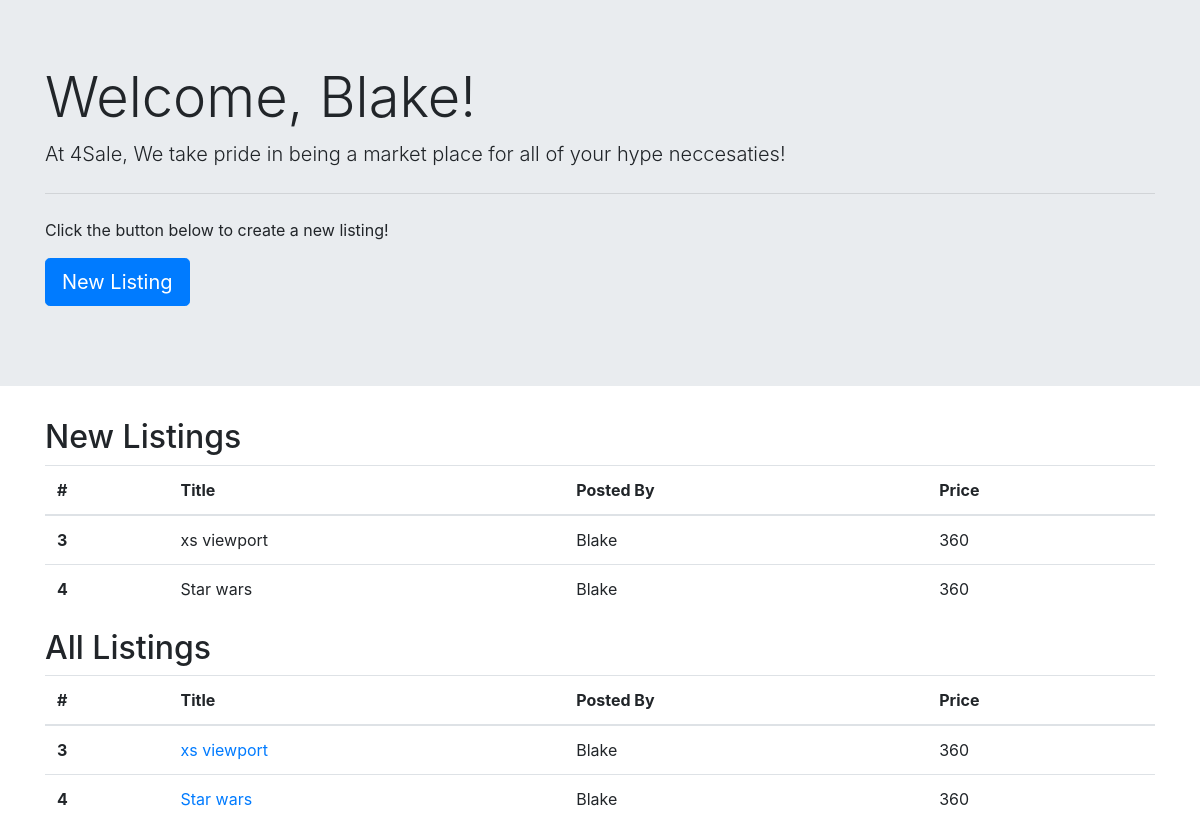
The app's page /dashboard (signed in) with its own data.
### main/models.py (models this page shows, shortened)
class User(models.Model):
    first = models.CharField(max_length=45)
    last = models.CharField(max_length=45)
    email = models.TextField()
    password = models.TextField()
    created_at = models.DateTimeField(auto_now_add=True)
    updated_at = models.DateTimeField(auto_now=True)
    objects = UserManager()

class Listing(models.Model):
    title = models.CharField(max_length=100)
    desc = models.TextField()
    img = models.FileField()
    posted_by = models.ForeignKey(User, related_name='posted', on_delete=models.CASCADE)
    price = models.IntegerField()
    condition = models.CharField(max_length=10)
    location = models.CharField(max_length=15)
    watching = models.ManyToManyField(User, related_name='watching')
    created_at = models.DateTimeField(auto_now_add=True)
    updated_at = models.DateTimeField(auto_now=True)

### main/views.py (the view)
# urls.py: path('dashboard', views.success),
def success(request):
    if 'user_id' not in request.session:
        return redirect('/')
    logged_in_user = User.objects.get(id=request.session['user_id'])
    context = {
        'logged_in_user': logged_in_user,
        'all_listings': Listing.objects.all()
    }
    return render(request, 'dashboard.html', context)

### main/templates/dashboard.html (shortened to what this page needs)
<!doctype html>
<html lang="en">
<head>
    <link rel="stylesheet" href="https://maxcdn.bootstrapcdn.com/bootstrap/4.0.0/css/bootstrap.min.css"
>
</head>
<body>
    <div class="jumbotron jumbotron-fluid">
        <div class="container">
        <h1 class="display-4">
            Welcome, {{logged_in_user.first}}!
        </h1>
        <p class="lead">At 4Sale, We take pride in being a market place for all of your hype neccesaties!</p>
        <hr class="my-4">
        <p>Click the button below to create a new listing! </p>
        <p class="lead">
            <a class="btn btn-primary btn-lg" href="/newlisting" role="button">New Listing</a>
        </p>
    </div>
    </div>
    <div class="container">
        <h2>New Listings</h2>
        <table class="table">
            <thead>
                <tr>
                    <th scope="col">#</th>
                    <th scope="col">Title</th>
                    <th scope="col">Posted By</th>
                    <th scope="col">Price</th>
                </tr>
            </thead>
            <tbody>
                {% for Listing in all_listings %}
                <tr>
                    <th scope="row">{{Listing.id}}</th>
                    <td>{{Listing.title}}</td>
                    <td>{{Listing.posted_by.first}}</td>
                    <td>{{Listing.price}}</td>
                </tr>
                {% endfor %}
            </tbody>
        </table>
        <h2>All Listings</h2>
        <table class="table">
            <thead>
                <tr>
                    <th scope="col">#</th>
                    <th scope="col">Title</th>
                    <th scope="col">Posted By</th>
                    <th scope="col">Price</th>
                </tr>
            </thead>
            <tbody>
                {% for Listing in all_listings %}
                <tr>
                    <th scope="row">{{Listing.id}}</th>
                    <td><a href="/view/{{Listing.id}}">{{Listing.title}}</a></td>
                    <td>{{Listing.posted_by.first}}</td>
                    <td>{{Listing.price}}</td>
                </tr>
                {% endfor %}
            </tbody>
        </table>
    </div>
</body>
</html>

### records on screen
User: first "Blake"
Listing: id "3", title "xs viewport", posted_by.first "Blake", price "360"
Listing: id "4", title "Star wars", posted_by.first "Blake", price "360"
